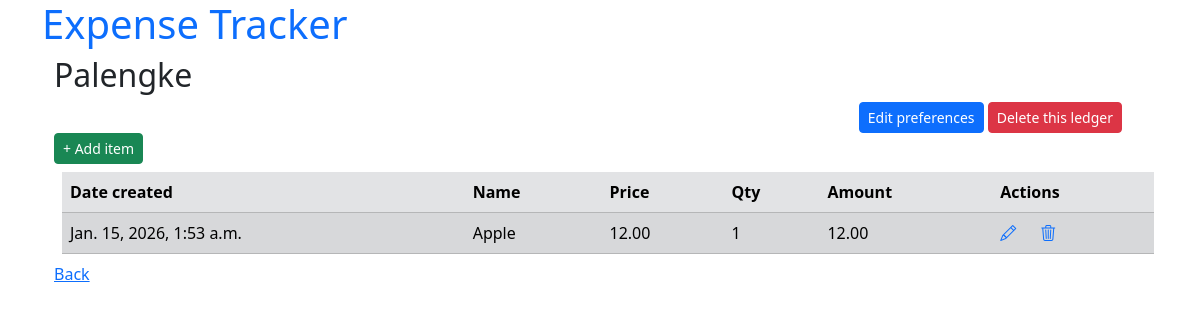
/expenses/ledgers/13/, run on an earlier commit of the app's database.
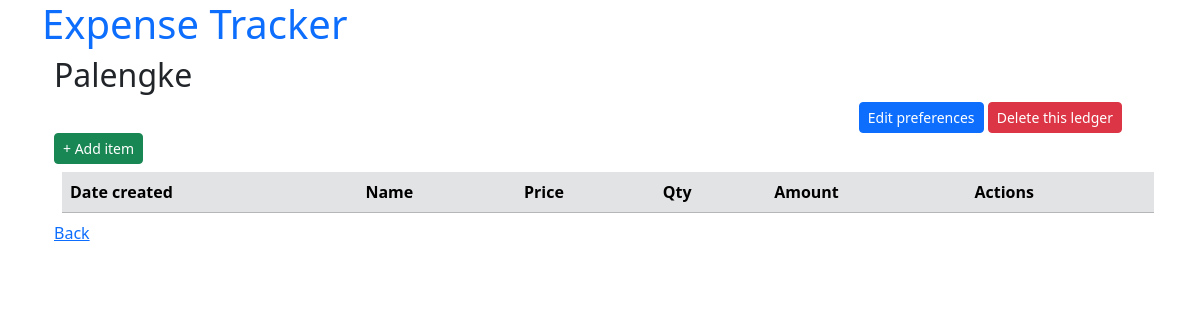
And on a later commit of the database.
### expenses/models.py (models this page shows, shortened)
class ExpenseItem(models.Model):
    ledger = models.ForeignKey(Ledger, on_delete=models.CASCADE, related_name="items")
    name = models.CharField(max_length=100)
    qty = models.PositiveIntegerField(validators=[MinValueValidator(1)])
    price = models.DecimalField(
        max_digits=10, decimal_places=2, validators=[MinValueValidator(0)]
    )
    created_at = models.DateTimeField(auto_now_add=True)
    @property
    def amt(self):
        return self.qty * self.price

### expenses/views.py (the view)
# urls.py: path("ledgers/<int:ledger_id>/", LedgerDetailView.as_view(), name="ledger_detail"),
class LedgerDetailView(DetailView):
    model = Ledger
    context_object_name = "ledger"
    pk_url_kwarg = "ledger_id"
    def get_context_data(self, **kwargs):
        context = super().get_context_data(**kwargs)
        context["items"] = self.object.items.all()
        return context

### expenses/templates/expenses/ledger_detail.html
{% extends "expenses/base.html" %} {% block content %}
{% include "expenses/partials/ledger_title.html" %}
<div class="container gap-3 ">
    <div class="container gap-3 text-end">
        <a href="{% url 'expenses:ledger_update' ledger.id %}" class="btn btn-primary btn-sm">Edit preferences</a>
        <a href="{% url 'expenses:ledger_delete' ledger.id %}" class="btn btn-danger btn-sm">Delete this ledger</a>
    </div>
</div>
<a href="{% url 'expenses:add_item' ledger.id %}" class="btn btn-success btn-sm">+ Add item</a>
{% include "expenses/expenseitem_table.html" with expenseitem_list=ledger.items.all %}
<a href="{% url 'expenses:ledgers' %}">Back</a>
{% endblock content%}

### expenses/templates/expenses/expenseitem_table.html
{% block content %}
<table class="table table-striped table-secondary m-2">
  <thead>
    <tr>
      <th>Date created</th>
      <th>Name</th>
      <th>Price</th>
      <th>Qty</th>
      <th>Amount</th>
      <th>Actions</th>
    </tr>
  </thead>
  <tbody>
    {% for item in expenseitem_list %}
    <tr>
      <td>{{ item.created_at }}</td>
      <td>{{ item.name }}</td>
      <td>{{ item.price }}</td>
      <td>{{ item.qty }}</td>
      <td>{{ item.amt }}</td>
      <td>
        <div class="d-flex gap-4">
          <a
            href="{% url 'expenses:expense_update' ledger_id=item.ledger.id pk=item.id %}"
            ><i class="bi bi-pencil"></i
          ></a>
          <a
            href="{% url 'expenses:expense_delete' ledger_id=item.ledger.id pk=item.id %}"
            ><i class="bi bi-trash3"></i
          ></a>
        </div>
      </td>
    </tr>
    {% endfor %}
  </tbody>
</table>
{% endblock %}

What changed in the data, as far as the page shows it:
removed ExpenseItem: created_at "Jan. 15, 2026, 1:53 a.m.", name "Apple", price "12.00", qty "1", amt "12.00"
